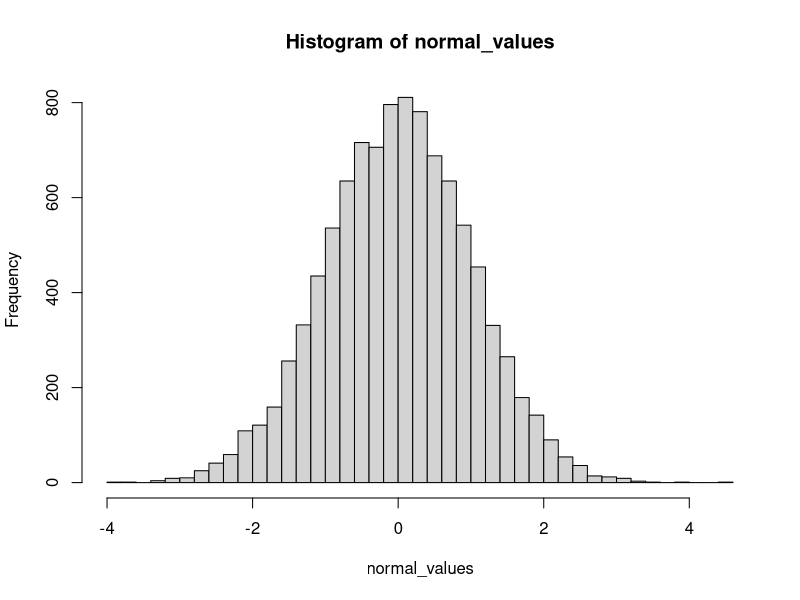
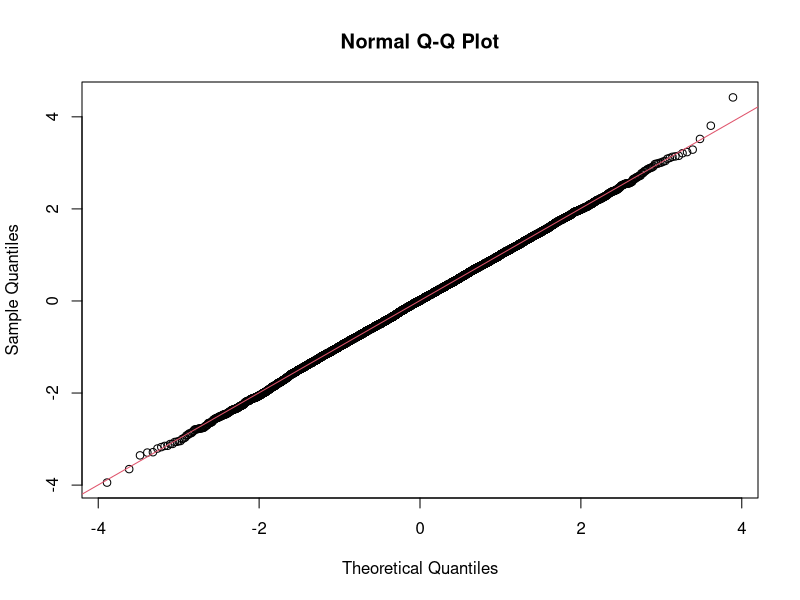
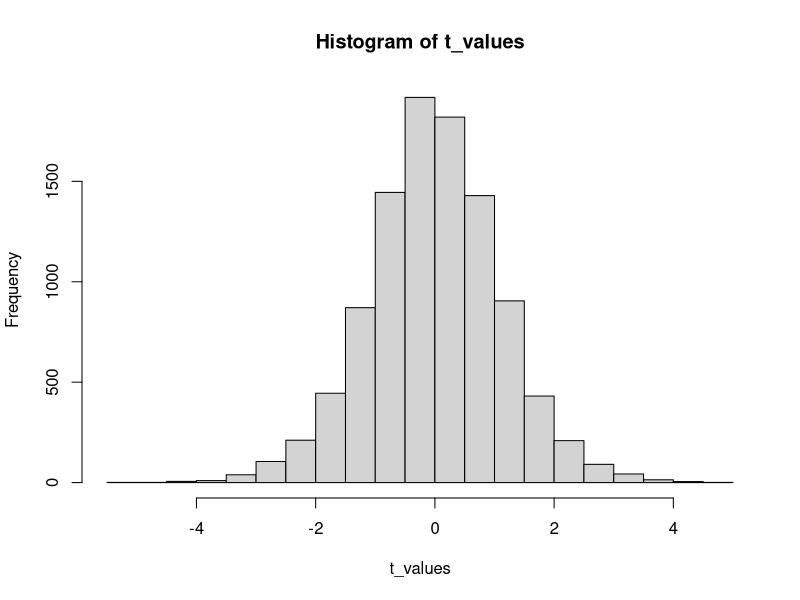
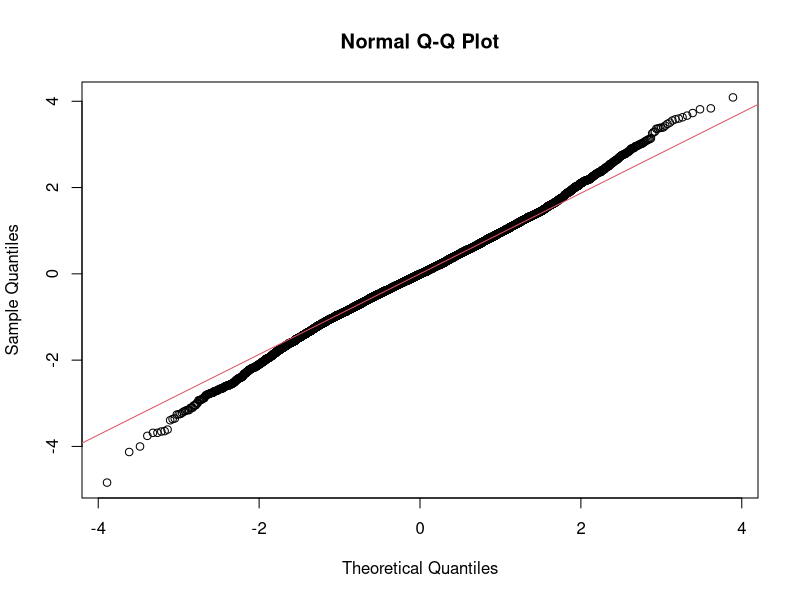
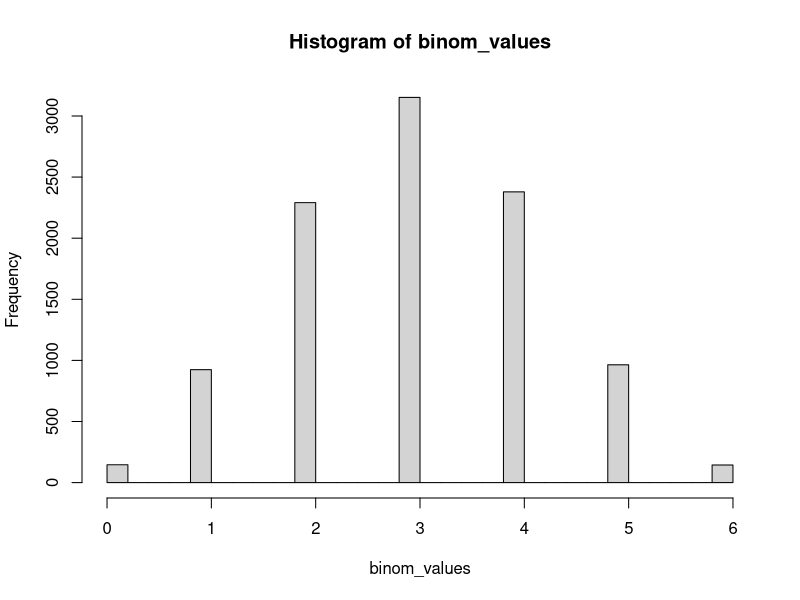
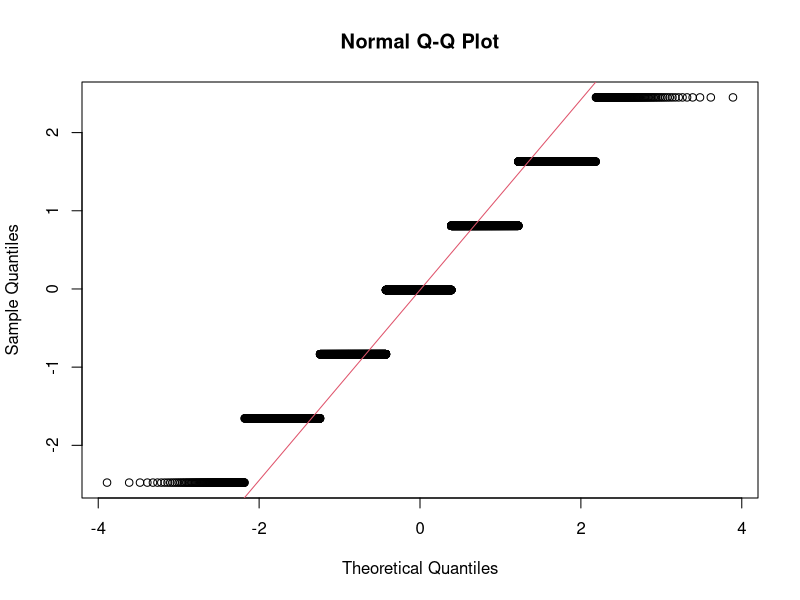
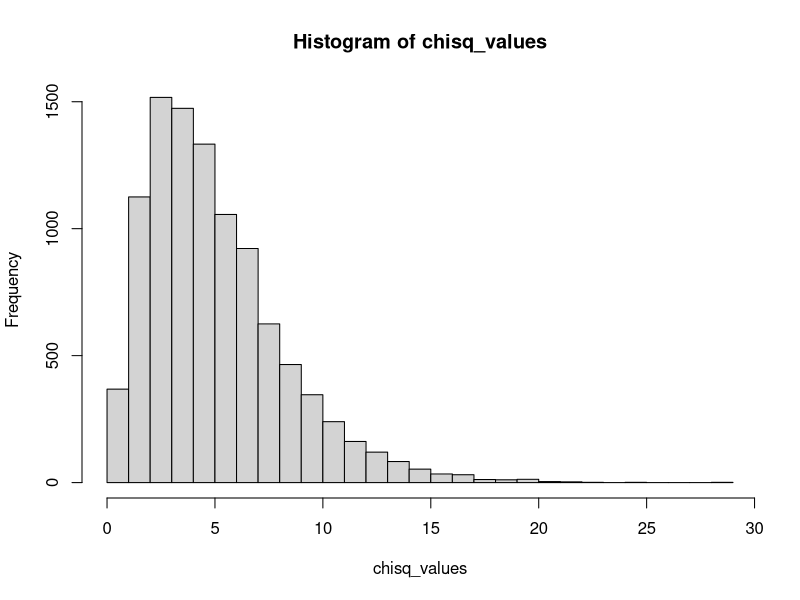
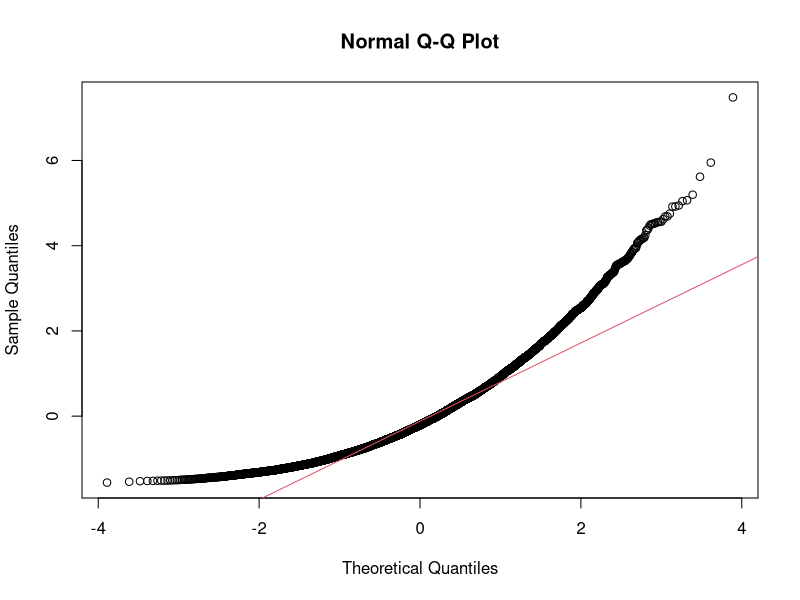

Here is the R script that generated these plots, in order:
## ---- chunk 1
library(dplyr)
library(ggplot2)
library(purrr)
## ---- chunk 2
normal_values <- rnorm(n = 10000)

hist(normal_values, breaks = 30)

# qqnorm plots the location of quantiles of the given distribution
# vs locations of corresponding quantiles of normal distribution.

qqnorm(normal_values); qqline(normal_values, col = 2)
## ---- chunk 3
# t-distribution is a family parameterized by degrees of freedom
t_values <- rt(n = 10000, df = 10)

hist(t_values, breaks = 30)

# normalize distribution for QQ
t_values <- (t_values - mean(t_values))/sd(t_values)
qqnorm(t_values); qqline(t_values, col = 2)
## ---- chunk 4
# flipping 6 fair coins at a time, how many heads do we get?
binom_values <- rbinom(n = 10000, 6, 0.5)

hist(binom_values, breaks = 30)

# normalize distribution for QQ
binom_values <- (binom_values - mean(binom_values))/sd(binom_values)
qqnorm(binom_values); qqline(binom_values, col = 2)
## ---- chunk 5
# family of distributions parameterized by degrees of freedom
chisq_values <- rchisq(n = 10000, df = 5)

hist(chisq_values, breaks = 30)

# normalize distribution for QQ
chisq_values <- (chisq_values - mean(chisq_values))/sd(chisq_values)
qqnorm(chisq_values); qqline(chisq_values, col = 2)
## ---- chunk 6
# family of distributions parameterized by TWO df1 values
f_values <- rf(n = 10000, df1 = 15, df2 = 50)

hist(f_values, breaks = 30)


# normalize distribution for QQ
f_values <- (f_values - mean(f_values))/sd(f_values)
qqnorm(f_values); qqline(f_values, col = 2)

## ---- chunk 7
# family of distributions parameterized by lambda ("mean rate")
poisson_values <- rpois(n = 10000, lambda = 5)

hist(poisson_values, breaks = 30)

# normalize distribution for QQ
poisson_values <- (poisson_values - mean(poisson_values))/sd(poisson_values)
qqnorm(poisson_values); qqline(poisson_values, col = 2)
